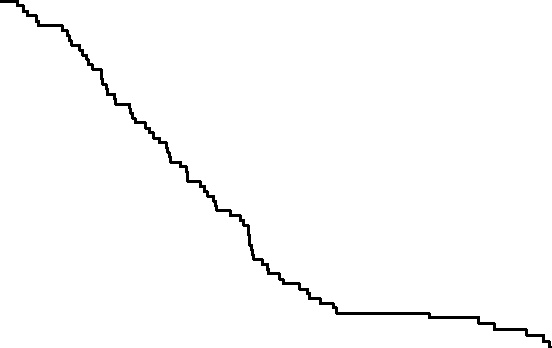
#> input picture imageset0/onlyline.jpg, 552 x 348 px
$ python trial5.py
#> lines starting #> are read from the running program, lines starting #| are printed output that depends on the picture; after the words box and inside, x2 and y2 are one past the last pixel; in counts of white or black regions, pixels touching at a corner belong together
import cv2
import numpy as np
import matplotlib.pyplot as plt

img = cv2.imread('./imageset0/onlyline.jpg')
#> img is the input picture: shape (348, 552, 3); min 0, max 255, mean 251.5
(thresh, img) = cv2.threshold(img, 127, 255, cv2.THRESH_BINARY)
#> img: shape (348, 552, 3); 98.6% white; 1 black region, box (x1, y1, x2, y2) and area: (0, 0, 552, 348) 2621
graph_points=list()
for i in range(img.shape[0]):
    for j in range(img.shape[1]):
        if np.array_equal(img[i][j],[0,0,0]):
            graph_points.append( (j,((img.shape[0]-i)/img.shape[0])) )

x,y=list(zip(*graph_points))
plt.scatter(x,y)
plt.show()
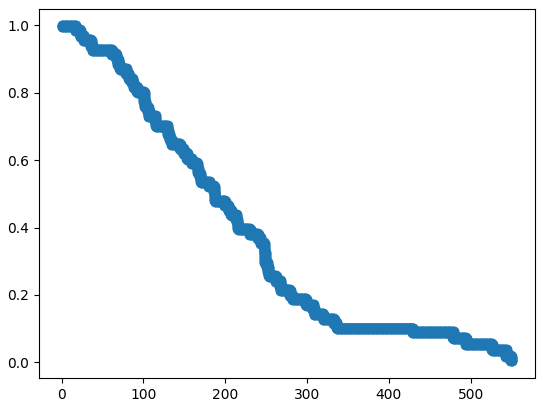
#> figure drawn by matplotlib, 1 panel

$ run again, with imageset0/curve_a.jpg copied over imageset0/onlyline.jpg
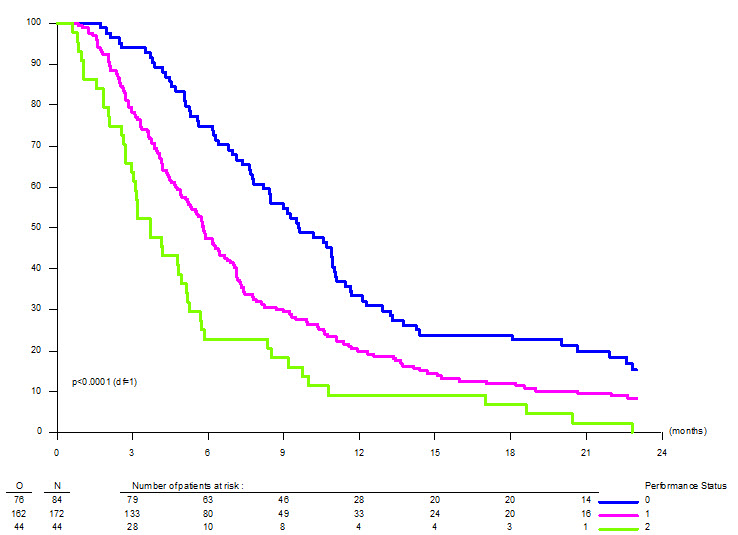
#> input picture imageset0/curve_a.jpg, 738 x 535 px
#> img is the input picture: shape (535, 738, 3); mean B, G, R 250.6, 249.1, 249.9
#> `plt.show()`:
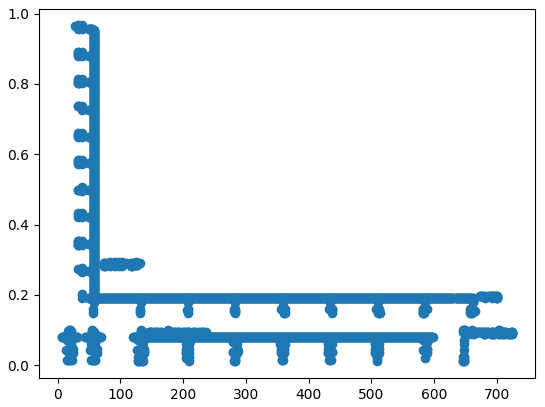
#> figure drawn by matplotlib, 1 panel
